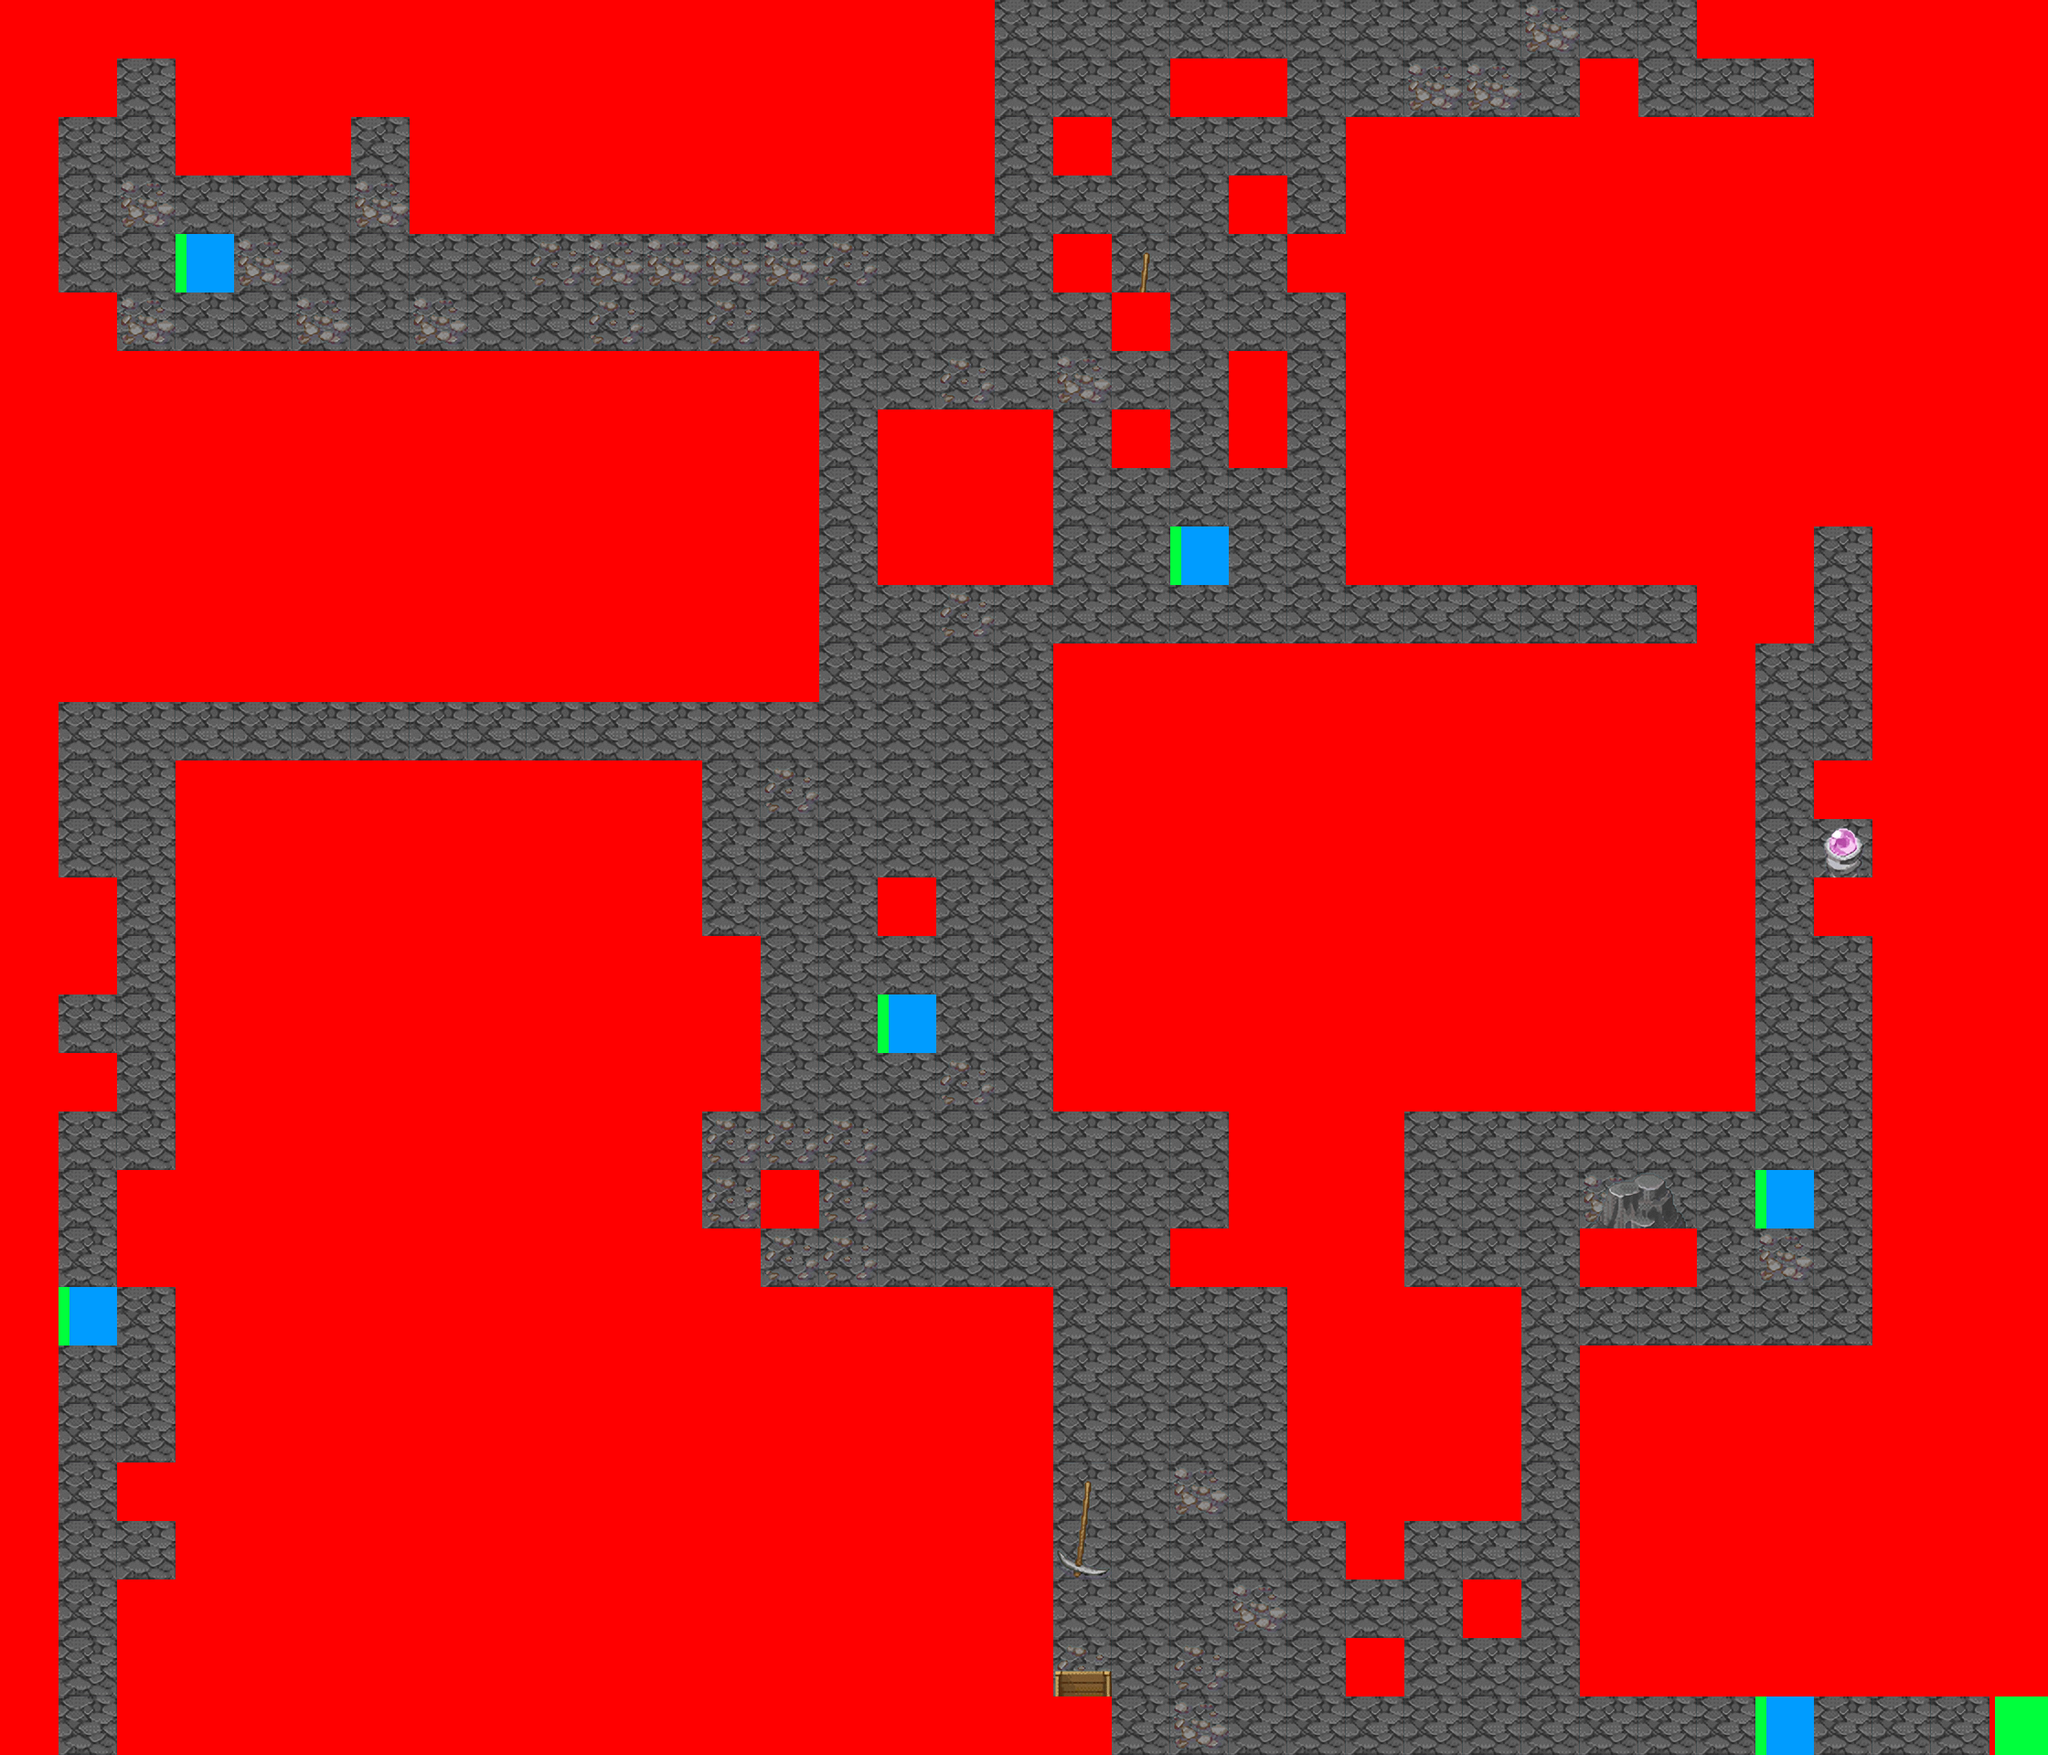

The image is a tile-based game level rendered from a .tmx file. Its description and source (layers, tilesets, objects; grid data summarised) follow:
An orthogonal 35x30 tile map with 64x64 px tiles, 3 tile layers (background, foreground, barrier), 3 tilesets and 8 objects (bonemonster2, gdragonmonster2, gdragonmonster1, treemonster1, bonemonster1, ...).

<map version="1.0" orientation="orthogonal" renderorder="right-down" width="35" height="30" tilewidth="64" tileheight="64" nextobjectid="9">
 <tileset firstgid="1" name="foreground" tilewidth="64" tileheight="128" tilecount="24" columns="8">
  <image source="bosshomeleftcave/foreground.png" width="512" height="384" />
 </tileset>
 <tileset firstgid="25" name="background" tilewidth="64" tileheight="64" tilecount="112" columns="8">
  <image source="bosshomeleftcave/background.png" width="512" height="896" />
 </tileset>
 <tileset firstgid="137" name="changescene" tilewidth="64" tileheight="64" tilecount="8" columns="8">
  <image source="changescene.png" width="560" height="70" />
  <tile id="0">
   <properties>
    <property name="Collidable" value="true" />
   </properties>
  </tile>
  <tile id="1">
   <properties>
    <property name="changescene" value="6" />
    <property name="nextscenedir" value="left" />
   </properties>
  </tile>
  <tile id="2">
   <properties>
    <property name="patrolpoint" value="true" />
   </properties>
  </tile>
 </tileset>
 <layer name="background" width="35" height="30">
  <properties>
   <property name="cc_vertexz" value="-31" />
  </properties>
  <data>[1050 cells, 1050 non-empty, 54 distinct tile ids]</data>
 </layer>
 <layer name="foreground" width="35" height="30">
  <properties>
   <property name="cc_vertexz" value="automatic" />
  </properties>
  <data>[1050 cells, 12 non-empty, 8 distinct tile ids]</data>
 </layer>
 <layer name="barrier" width="35" height="30">
  <data>[1050 cells, 730 non-empty, 3 distinct tile ids]</data>
 </layer>
 <objectgroup name="objects">
  <object id="1" name="bonemonster2" x="1284.85" y="1730.3" width="57.5758" height="60.6061" />
  <object id="2" name="gdragonmonster2" x="1027.27" y="1275.76" width="54.5455" height="60.6061" />
  <object id="3" name="gdragonmonster1" x="960.606" y="766.667" width="57.5758" height="57.5758" />
  <object id="4" name="treemonster1" x="957.576" y="306.061" width="63.6364" height="57.5758" />
  <object id="5" name="bonemonster1" x="1606.06" y="1281.82" width="57.5758" height="57.5758" />
  <object id="6" name="treemonster2" x="1951.52" y="730.303" width="57.5758" height="54.5455" />
  <object id="7" name="playerpointright" x="2078.79" y="1860.61" width="57.5758" height="51.5152" />
  <object id="8" name="savepoint" x="490.909" y="300" width="66.6667" height="54.5455" />
 </objectgroup>
</map>
